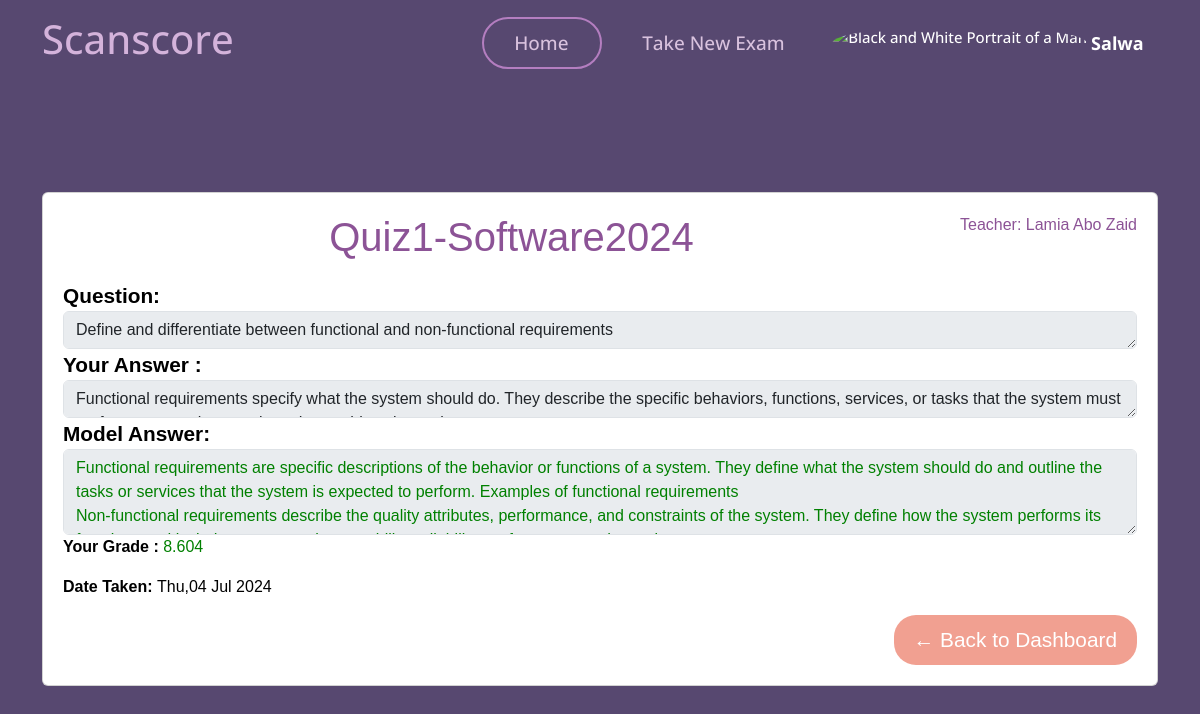
The page /student/exam/29/view/ (signed in) on the database as committed earlier.
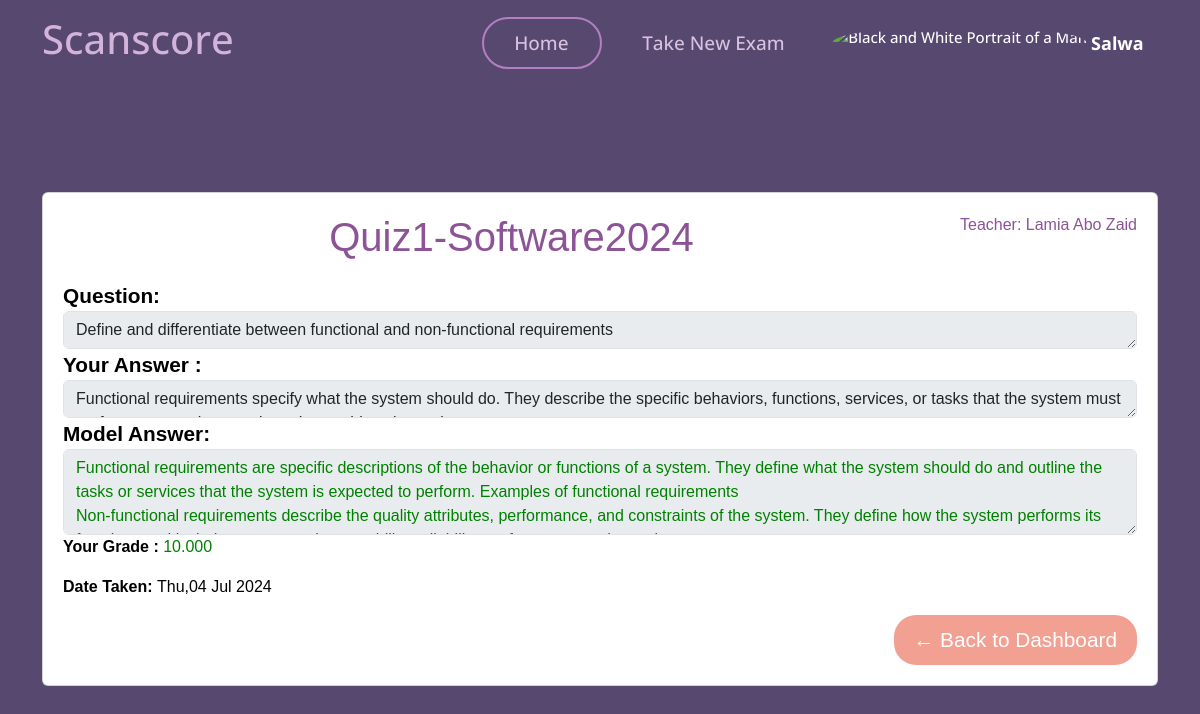
The same page on the database as committed later.
### myapp/models.py (models this page shows)
class ExamSubmission(models.Model):
    exam = models.ForeignKey(Exam, on_delete=models.CASCADE,related_name='submissions') #related name is used to access the submissions of a particular exam
    student = models.ForeignKey(User, on_delete=models.CASCADE,related_name='submissions') #related name is used to access the submissions of a particular student
    student_answer = models.TextField(max_length=10000)
    score = models.DecimalField(max_digits=5, decimal_places=3, validators=[MaxValueValidator(10.000)])
    time_submitted = models.DateTimeField(auto_now_add=True)
    is_graded = models.BooleanField(default=False)
    is_approved = models.BooleanField(default=False) #If the teacher approves the grade , this will be set to true and then the student can see the grade

### myapp/views.py (the view)
# urls.py: path('student/exam/<int:exam_id>/view/', views.view_exam_student, name='view_exam_student'),
@login_required
def view_exam_student(request, exam_id):
    exam = get_object_or_404(Exam, pk=exam_id)
    print("Exam ID:", exam_id) #Debugging
    print("User ID:", request.user.id) #Debugging
    try:
        submission = ExamSubmission.objects.get(exam=exam, student=request.user)
        print("Submission found:", submission.id) #Debugging
    except ExamSubmission.DoesNotExist:
        submission = None
        print("Submission not found for user:", request.user.id, "and exam:", exam_id) #Debugging
    if not submission:
        print("No submission found") #Debugging
        return HttpResponseForbidden("You are not authorized to view this exam.")
    return render(request, 'myapp/student/view_exam.html', {
        'exam': exam,
        'submission': submission
    })

### templates/myapp/student/view_exam.html (shortened to what the changed rows need)
{% load static %}
<!DOCTYPE html>
<html lang="en">
<head>
    <link href="{% static 'vendor/aos/aos.css' %}" rel="stylesheet">
    <link href="{% static 'vendor/bootstrap/css/bootstrap.min.css' %}" rel="stylesheet">
    <link href="{% static 'vendor/bootstrap-icons/bootstrap-icons.css' %}" rel="stylesheet">
    <link href="{% static 'vendor/boxicons/css/boxicons.min.css' %}" rel="stylesheet">
    <link href="{% static 'vendor/glightbox/css/glightbox.min.css' %}" rel="stylesheet">
    <link href="{% static 'vendor/remixicon/remixicon.css' %}" rel="stylesheet">
    <link href="{% static 'vendor/swiper/swiper-bundle.min.css' %}" rel="stylesheet">
    <link href="{% static 'css/style.css' %}" rel="stylesheet">
</head>
<body>
    <header id="header">
        <div class="container align-items-center justify-content-between">
            <h1 class="me-auto"><a href="{% url 'student_dashboard' %}" style="color: #d4b3db;" id="scan">Scanscore</a>
            </h1>
        </div>
    </header>
    <section class="align-items-center"
        style="font-family: Arial, Helvetica, sans-serif;background-color: transparent; padding: 0 0;margin-top: 3%;">
        <div class="container">
            <div class="justify-content-center" data-aos="fade-up" data-aos-delay="200">
                <div class="card text-black" style="padding: 20px 20px;">
                    <div class="section-title d-flex justify-content-between" style="padding-bottom: 1%;">
                        <h1 style="color:  #8c5396;">{{ exam.name }}</h1>
                        <p style="font:bold;color:  #8c5396;">Teacher: {{ exam.teacher.first_name }} {{ exam.teacher.last_name }}</p>
                    </div>
                    <div class="form-group exam-question" style="font-size: 130%;">
                        <strong for="id_question">Question:</strong>
                        <textarea id="id_question" name="question" rows="1" class="form-control question"
                            disabled>{{ exam.question }}</textarea>
                    </div>
                    {% if submission %}
                    <strong style="font-size: 130%;">Your Answer :</strong><textarea id="id_student_answer"
                        name="student_answer" rows="1" class="form-control student_answer"
                        disabled>{{ submission.student_answer }}</textarea>
                    {% if submission.is_graded %}
                    <div class="form-group exam-model-answer" style="font-size: 130%;">
                        <strong for="id_model_answer">Model Answer:</strong>
                        <textarea id="id_model_answer" name="model_answer" rows="3" class="form-control model_answer"
                            placeholder="Enter Model Answer...." style="color: green;"
                            disabled>{{ exam.model_answer }}</textarea>
                    </div>
                    <p><strong>Your Grade :</strong>
                        <span class="grade" data-grade='{{ submission.score }}'>{{submission.score }}</span>
                    </p>
                    {% else %}
                    <p><strong>Not graded yet.</strong></p>
                    {% endif %}
                    <p><strong>Date Taken: </strong> {{ submission.time_submitted|date:"D,d M Y" }}</p>
                    {% else %}
                    <p>You have not submitted this exam.</p>
                    {% endif %}
                    <div style="text-align: right;font-size: 100%;">
                        <a href="{% url 'student_dashboard' %}" class="btn btn-success">←
                        </a>
                    </div>
                </div>
            </div>
        </div>
    </section>
</body>
</html>

Rows that differ between the two databases and show on the page:
changed ExamSubmission: score "8.604" → "10.000"
